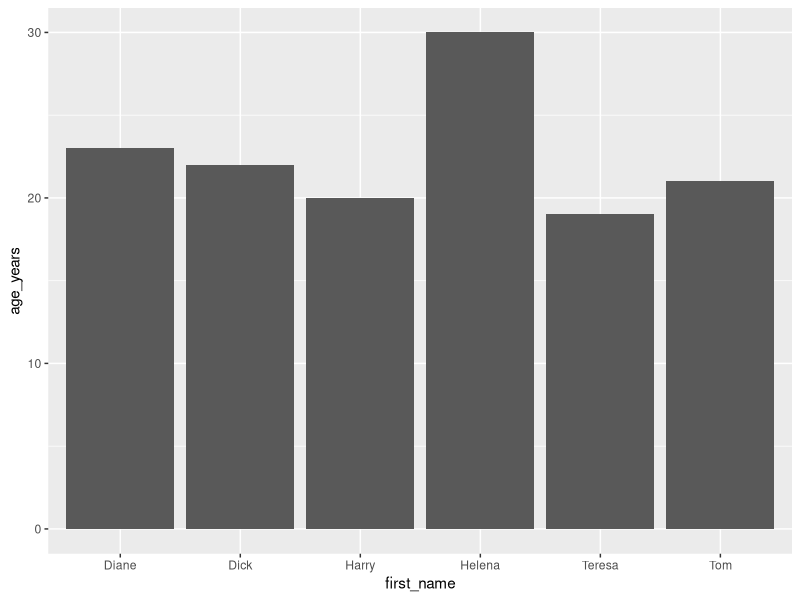

Source code (R):
## ---- chunk 1
#| label: tbl-names-ages
#| tbl-cap: "Some names and ages."
#| code-line-numbers: "|1-3|4|5-7|8-9|"
name <- c("Tom", "Dick", 
          "Harry", "Teresa", 
          "Diane", "Helena")
age <- c(21, 22, 20, 19, 23, 30)
peeps <- 
  data.frame(first_name = name, 
             age_years = age)
peeps |>
  knitr::kable(format = "html")
## ---- chunk 2
#| label: fig-sample-barplot
#| fig-cap: "A sample barplot"
#| warning: false
#| code-line-numbers: "|1|2|3|4-5|6|"
library(ggplot2)
peeps |>
  ggplot() +
  aes(x = first_name, 
      y = age_years) +
  geom_bar(stat = "identity")
